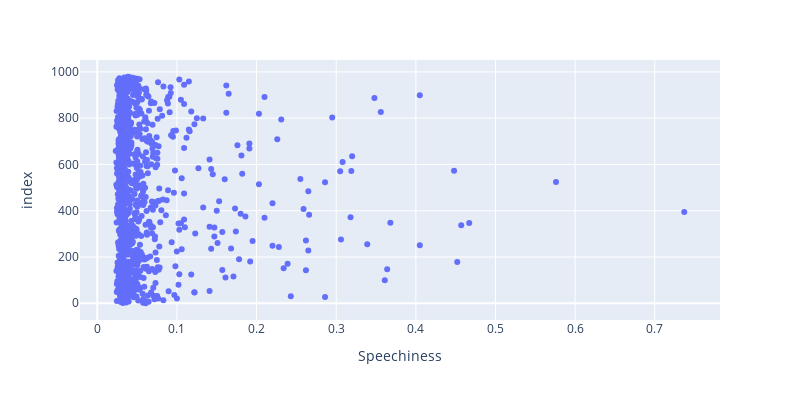

The notebook cell this image was saved under:
### Code cell
fig = px.scatter(speechiness_dataset, x="Speechiness", width=800, height=400)

fig.show()

### Figure 1 — Plotly figure (JSON) as saved in the notebook; plotly's stock layout.template omitted (floating-point values rounded to 4 significant figures; data arrays with more than 128 entries replaced by an {"elided": "..."} marker saying what was removed)
{"data": [{"hovertemplate": "Speechiness=%{x}<br>index=%{y}<extra></extra>", "legendgroup": "", "marker": {"color": "#636efa", "symbol": "circle"}, "mode": "markers", "name": "", "orientation": "h", "showlegend": false, "type": "scatter", "x": {"elided": "964 float values"}, "xaxis": "x", "y": {"elided": "964 int values"}, "yaxis": "y"}], "layout": {"height": 400, "legend": {"tracegroupgap": 0}, "margin": {"t": 60}, "width": 800, "xaxis": {"anchor": "y", "domain": [0, 1], "title": {"text": "Speechiness"}}, "yaxis": {"anchor": "x", "domain": [0, 1], "title": {"text": "index"}}}}
